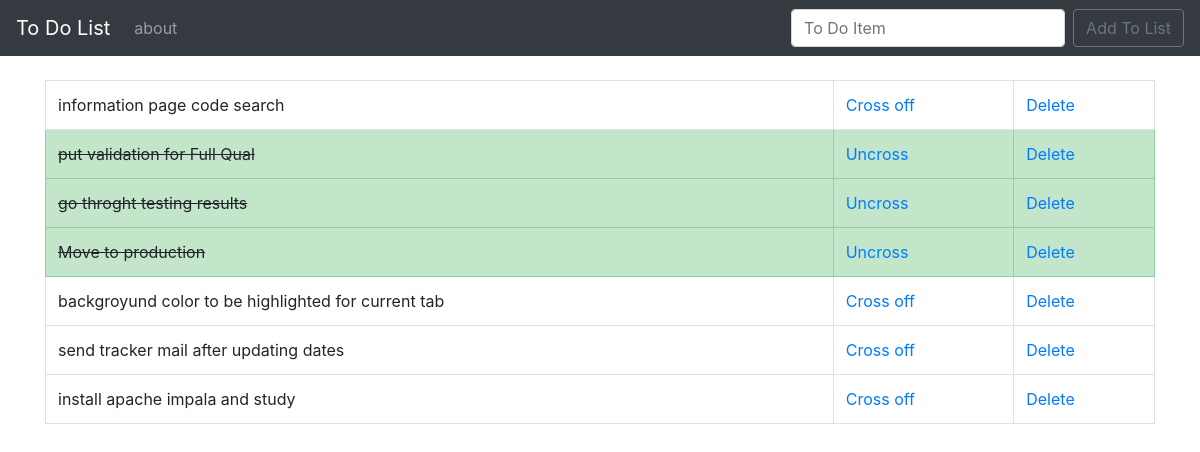
The page / on the database its author committed.
### todo_list/models.py (models this page shows, shortened)
class List(models.Model):
	item = models.CharField(max_length=200)
	completed = models.BooleanField(default=False)

### todo_list/views.py (the view)
# urls.py: path('', views.home, name='home'),
def home(request):
	if request.method == 'POST':
		form = ListForm(request.POST or None)
		if form.is_valid():
			form.save()
			all_items = List.objects.all
			messages.success(request,('Item has been added to the list!'))
			return render(request,'home.html',{'all_items': all_items})
	else:
		all_items = List.objects.all
		return render(request,'home.html',{'all_items': all_items})

### todo_list/templates/home.html (shortened to what this page needs)
{% extends 'base.html' %}
{% block content %}
	{% if all_items %}
	<table class="table table-bordered">
		{% for things in all_items %}
			{% if things.completed%}
				<tr class="table-success">
					<td class="striker"> {{ things.item}} </td>
					<td><a href="{% url 'uncross' things.id %} " > Uncross </td>
					<td><a href="{% url 'delete' things.id %}"> Delete </a></td>
				</tr>
			{% else %}
				<tr>
					<td> {{ things.item}} </td>
					<td><a href="{% url 'cross_off' things.id %} " > Cross off </td>
					<td><a href="{% url 'delete' things.id %}"> Delete </a></td>
				</tr>
			{% endif %}
		{% endfor %}
    </table>
    {% endif %}
{% endblock %}

### todo_list/templates/base.html (shortened to what this page needs)
{% load static%}
<!doctype html>
<html lang="en">
  <head>
    <link rel="stylesheet" href="https://stackpath.bootstrapcdn.com/bootstrap/4.3.1/css/bootstrap.min.css">
    <link rel="stylesheet" href="{% static 'css/my_style.css' %} ">
  </head>
  <body>
  	<nav class="navbar navbar-expand-lg navbar-dark bg-dark">
  <a class="navbar-brand" href="/">To Do List</a>
  <div class="collapse navbar-collapse" id="navbarSupportedContent">
    <ul class="navbar-nav mr-auto">
      <li class="nav-item">
        <a class="nav-link" href="{% url 'about' %}"> about </a>
             </li>
          </ul>
    <form class="form-inline my-2 my-lg-0" method="POST">
      <input class="form-control mr-sm-2" type="search" placeholder="To Do Item" aria-label="Search" name="item">
      <button class="btn btn-outline-secondary my-2 my-sm-0" type="submit">Add To List</button>
    </form>
  </div>
</nav>
  	<br/>
  	<div class="container">
	    {% block content %}
		{% endblock %}
	</div>
  </body>
</html>

### static/css/my_style.css (style rules this page uses)
.striker { text-decoration: line-through; }

### rows shown on the page
List: item "information page code search"
List: item "put validation for Full Qual"
List: item "go throght testing results"
List: item "Move to production"
List: item "backgroyund color to be highlighted for current tab"
List: item "send tracker mail after updating dates"
List: item "install apache impala and study"
